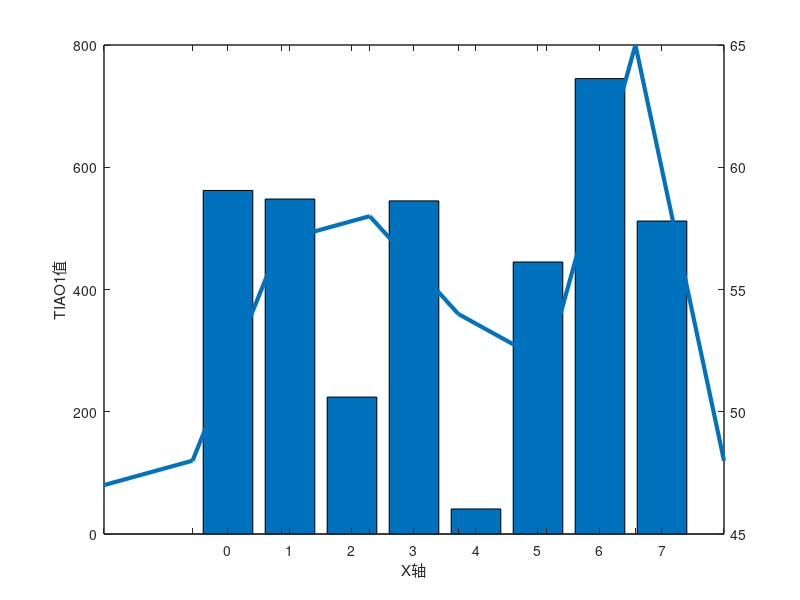

The MATLAB source for this figure:
% [绘图]条形图形
% function Example07
% h0=figure('toolbar','none',...
%     'position',[200 150 450 350],...
%     'name','Example07');
tiao1=[562 548 224 545 41 445 745 512];
tiao2=[47 48 57 58 54 52 65 48];
t=0:7;
bar(t,tiao1)
xlabel('X轴');
ylabel('TIAO1值');
h1=gca;
h2=axes('position',get(h1,'position'));
plot(t,tiao2,'linewidth',3)
set(h2,'yaxislocation','right','color','none','xticklabel',[])
